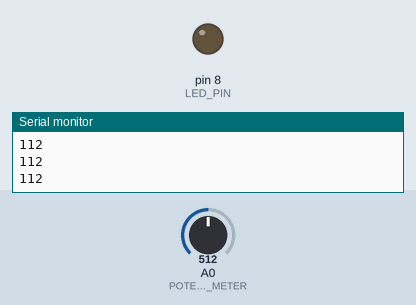
Recording of a sketch running on a simulated Arduino Uno, built with avr-gcc and run on an emulated ATmega328P. Parts: output pins drawn as LEDs (lit = HIGH), the last lines printed to the serial monitor. The inputs (shaded band) are chosen by the test bench; at power-on: A0 (POTENTIO_METER) = 512.

Above: at 1.2 s.
1.3 s: A0 (POTENTIO_METER) set to 566
2.8 s: A0 (POTENTIO_METER) set to 592
At 3.4 s:
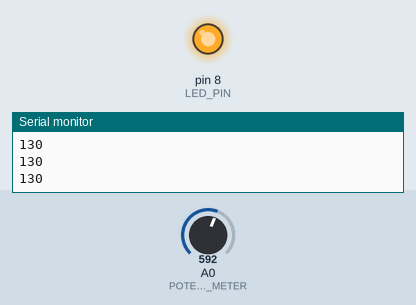
4.3 s: A0 (POTENTIO_METER) set to 511
At 4.9 s:
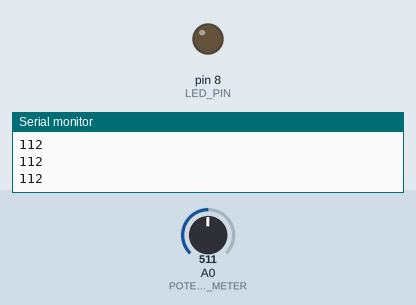
5.8 s: A0 (POTENTIO_METER) set to 716
At 7.2 s:
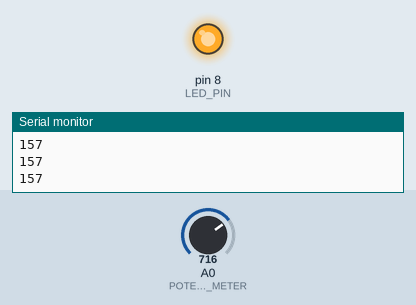
Timing chart, 0 to 8.3 s (numbered marks = the images above; inputs shaded):
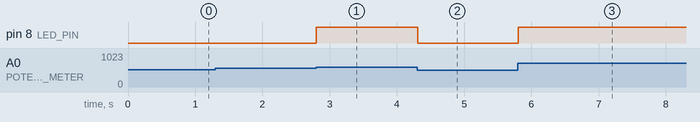

The sketch:

potentiometer_led_control.ino
```cpp
#define LED_PIN 8
#define POTENTIO_METER A0

void setup() {
  // put your setup code here, to run once:
  Serial.begin(9600);
  pinMode(LED_PIN,OUTPUT);

}

void loop() {

  //converting the value between 0-255
  int reading =  map(analogRead(POTENTIO_METER),0,1023,0,225);
  Serial.print('\n');
  Serial.print(reading);
  analogWrite(LED_PIN,reading);
  delay(10);


}
```

Measured:
- the behaviour switches between 581 and 582 on A0 (POTENTIO_METER) (found by bisection; images 0 and 1)
- after the input at 2.8 s, pin 8 (LED_PIN): LOW → HIGH at once
- after the input at 4.3 s, pin 8 (LED_PIN): HIGH → LOW at once
- after the input at 5.8 s, pin 8 (LED_PIN): LOW → HIGH at once
